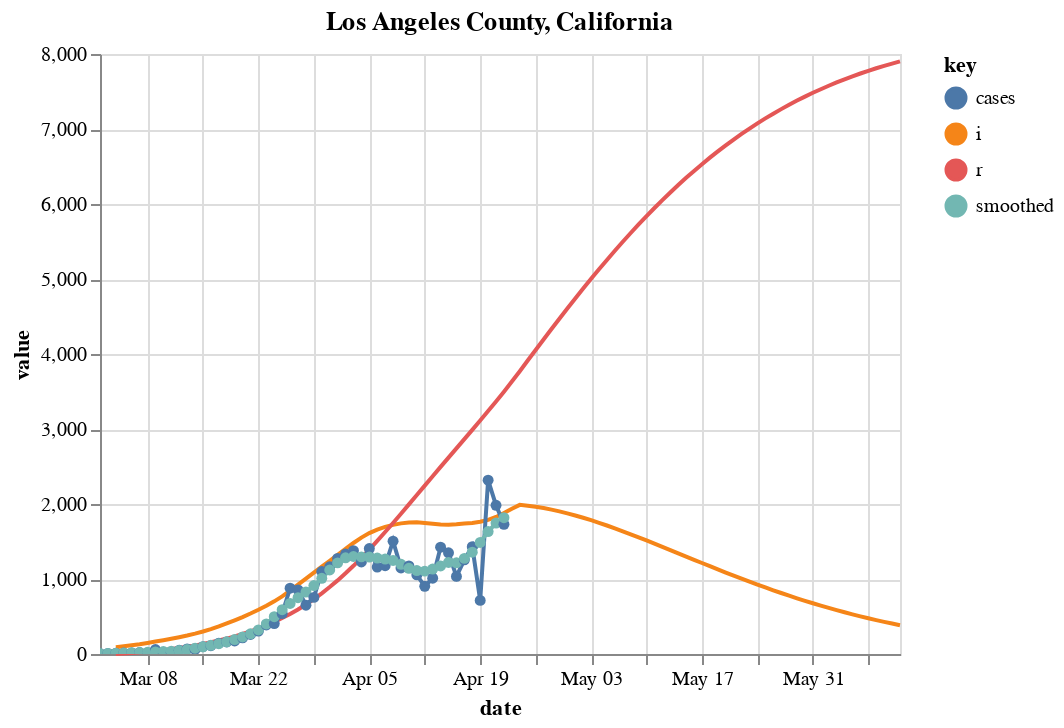

Source (notebook cell):
### Code cell
fm = "prd_ets"
c = [county_state("Los Angeles", "California")]
sir_df = county_sir(c, horizon=50, forecast_method=fm, fudge_factor=9)

# Plot forecast
fig, axes = plt.subplots(nrows=1, ncols=1, figsize=(1200/72,400/72))
fig.set_facecolor('w')
plot_rt_fc(sir_df, axes, c, forecast_method=fm)
plot_actuals_sir(sir_df, str(c[0].county + " County, " + c[0].state))

### Figure 1 — Vega-Lite specification as saved in the notebook (floating-point values rounded to 4 significant figures)
{"config": {"view": {"continuousWidth": 400, "continuousHeight": 300}}, "layer": [{"mark": "line", "encoding": {"color": {"type": "nominal", "field": "key"}, "x": {"type": "temporal", "field": "date"}, "y": {"type": "quantitative", "field": "value"}}, "title": "Los Angeles County, California", "transform": [{"fold": ["i", "r"]}]}, {"mark": {"type": "line", "clip": true, "point": true}, "encoding": {"color": {"type": "nominal", "field": "key"}, "x": {"type": "temporal", "field": "date"}, "y": {"type": "quantitative", "field": "value"}}, "title": "Los Angeles County, California", "transform": [{"fold": ["cases", "smoothed"]}]}], "data": {"name": "data-6ed12c15255bcde4ef083db01296e0d1"}, "$schema": "https://vega.github.io/schema/vega-lite/v4.8.1.json", "datasets": {"data-6ed12c15255bcde4ef083db01296e0d1": [{"date_str": "2020-03-02", "ML": 3.0, "Low_75": 1.3, "High_75": 5.44, "cases": 5.0, "smoothed": 6.0, "date": "2020-03-02T00:00:00", "fcst": 0.0, "prd_lin": 2.923, "prd_spln": 2.538, "prd_ets": null, "prd_loess": 2.865, "s": null, "i": null, "r": null, "b": null}, {"date_str": "2020-03-03", "ML": 3.01, "Low_75": 1.52, "High_75": 4.61, "cases": 7.0, "smoothed": 8.0, "date": "2020-03-03T00:00:00", "fcst": 0.0, "prd_lin": 2.883, "prd_spln": 2.554, "prd_ets": null, "prd_loess": 2.834, "s": null, "i": null, "r": null, "b": null}, {"date_str": "2020-03-04", "ML": 2.88, "Low_75": 1.61, "High_75": 4.15, "cases": 10.0, "smoothed": 10.0, "date": "2020-03-04T00:00:00", "fcst": 0.0, "prd_lin": 2.843, "prd_spln": 2.563, "prd_ets": null, "prd_loess": 2.803, "s": 1671000.0, "i": 90.0, "r": 0.0, "b": 1.231e-07}, {"date_str": "2020-03-05", "ML": 2.73, "Low_75": 1.63, "High_75": 3.8, "cases": 12.0, "smoothed": 12.0, "date": "2020-03-05T00:00:00", "fcst": 0.0, "prd_lin": 2.804, "prd_spln": 2.569, "prd_ets": null, "prd_loess": 2.771, "s": 1671000.0, "i": 102.1, "r": 6.429, "b": 1.231e-07}, {"date_str": "2020-03-06", "ML": 2.9, "Low_75": 1.9, "High_75": 3.85, "cases": 14.0, "smoothed": 17.0, "date": "2020-03-06T00:00:00", "fcst": 0.0, "prd_lin": 2.764, "prd_spln": 2.574, "prd_ets": null, "prd_loess": 2.739, "s": 1671000.0, "i": 115.8, "r": 13.72, "b": 1.167e-07}, {"date_str": "2020-03-07", "ML": 2.72, "Low_75": 1.84, "High_75": 3.53, "cases": 19.0, "smoothed": 20.0, "date": "2020-03-07T00:00:00", "fcst": 0.0, "prd_lin": 2.724, "prd_spln": 2.578, "prd_ets": 2.696, "prd_loess": 2.706, "s": 1671000.0, "i": 130.1, "r": 21.99, "b": 1.239e-07}, {"date_str": "2020-03-08", "ML": 2.56, "Low_75": 1.74, "High_75": 3.24, "cases": 12.0, "smoothed": 23.0, "date": "2020-03-08T00:00:00", "fcst": 0.0, "prd_lin": 2.684, "prd_spln": 2.581, "prd_ets": 2.547, "prd_loess": 2.673, "s": 1671000.0, "i": 147.8, "r": 31.28, "b": 1.163e-07}, {"date_str": "2020-03-09", "ML": 2.47, "Low_75": 1.79, "High_75": 3.13, "cases": 60.0, "smoothed": 27.0, "date": "2020-03-09T00:00:00", "fcst": 0.0, "prd_lin": 2.644, "prd_spln": 2.579, "prd_ets": 2.432, "prd_loess": 2.639, "s": 1671000.0, "i": 165.9, "r": 41.84, "b": 1.094e-07}, {"date_str": "2020-03-10", "ML": 2.42, "Low_75": 1.75, "High_75": 2.97, "cases": 7.0, "smoothed": 32.0, "date": "2020-03-10T00:00:00", "fcst": 0.0, "prd_lin": 2.604, "prd_spln": 2.571, "prd_ets": 2.398, "prd_loess": 2.605, "s": 1671000.0, "i": 184.4, "r": 53.69, "b": 1.056e-07}, {"date_str": "2020-03-11", "ML": 2.38, "Low_75": 1.77, "High_75": 2.88, "cases": 23.0, "smoothed": 38.0, "date": "2020-03-11T00:00:00", "fcst": 0.0, "prd_lin": 2.565, "prd_spln": 2.558, "prd_ets": 2.38, "prd_loess": 2.571, "s": 1671000.0, "i": 203.8, "r": 66.86, "b": 1.034e-07}, {"date_str": "2020-03-12", "ML": 2.43, "Low_75": 1.87, "High_75": 2.88, "cases": 50.0, "smoothed": 48.0, "date": "2020-03-12T00:00:00", "fcst": 0.0, "prd_lin": 2.525, "prd_spln": 2.539, "prd_ets": 2.348, "prd_loess": 2.536, "s": 1671000.0, "i": 224.4, "r": 81.42, "b": 1.017e-07}, {"date_str": "2020-03-13", "ML": 2.45, "Low_75": 1.93, "High_75": 2.85, "cases": 68.0, "smoothed": 60.0, "date": "2020-03-13T00:00:00", "fcst": 0.0, "prd_lin": 2.485, "prd_spln": 2.515, "prd_ets": 2.47, "prd_loess": 2.5, "s": 1671000.0, "i": 246.5, "r": 97.45, "b": 1.039e-07}, {"date_str": "2020-03-14", "ML": 2.51, "Low_75": 2.04, "High_75": 2.87, "cases": 61.0, "smoothed": 77.0, "date": "2020-03-14T00:00:00", "fcst": 0.0, "prd_lin": 2.445, "prd_spln": 2.487, "prd_ets": 2.466, "prd_loess": 2.464, "s": 1671000.0, "i": 271.7, "r": 115.1, "b": 1.047e-07}, {"date_str": "2020-03-15", "ML": 2.52, "Low_75": 2.09, "High_75": 2.84, "cases": 97.0, "smoothed": 96.0, "date": "2020-03-15T00:00:00", "fcst": 0.0, "prd_lin": 2.405, "prd_spln": 2.454, "prd_ets": 2.558, "prd_loess": 2.427, "s": 1671000.0, "i": 299.9, "r": 134.5, "b": 1.073e-07}, {"date_str": "2020-03-16", "ML": 2.48, "Low_75": 2.09, "High_75": 2.77, "cases": 110.0, "smoothed": 116.0, "date": "2020-03-16T00:00:00", "fcst": 0.0, "prd_lin": 2.366, "prd_spln": 2.419, "prd_ets": 2.528, "prd_loess": 2.39, "s": 1671000.0, "i": 332.2, "r": 155.9, "b": 1.077e-07}, {"date_str": "2020-03-17", "ML": 2.43, "Low_75": 2.1, "High_75": 2.71, "cases": 144.0, "smoothed": 138.0, "date": "2020-03-17T00:00:00", "fcst": 0.0, "prd_lin": 2.326, "prd_spln": 2.381, "prd_ets": 2.448, "prd_loess": 2.352, "s": 1671000.0, "i": 368.3, "r": 179.6, "b": 1.06e-07}, {"date_str": "2020-03-18", "ML": 2.37, "Low_75": 2.06, "High_75": 2.62, "cases": 161.0, "smoothed": 163.0, "date": "2020-03-18T00:00:00", "fcst": 0.0, "prd_lin": 2.286, "prd_spln": 2.34, "prd_ets": 2.39, "prd_loess": 2.314, "s": 1671000.0, "i": 407.2, "r": 205.9, "b": 1.039e-07}, {"date_str": "2020-03-19", "ML": 2.33, "Low_75": 2.06, "High_75": 2.57, "cases": 174.0, "smoothed": 192.0, "date": "2020-03-19T00:00:00", "fcst": 0.0, "prd_lin": 2.246, "prd_spln": 2.298, "prd_ets": 2.322, "prd_loess": 2.275, "s": 1671000.0, "i": 448.8, "r": 235.0, "b": 1.013e-07}, {"date_str": "2020-03-20", "ML": 2.3, "Low_75": 2.05, "High_75": 2.52, "cases": 216.0, "smoothed": 228.0, "date": "2020-03-20T00:00:00", "fcst": 0.0, "prd_lin": 2.206, "prd_spln": 2.254, "prd_ets": 2.298, "prd_loess": 2.235, "s": 1671000.0, "i": 492.7, "r": 267.1, "b": 9.962e-08}, {"date_str": "2020-03-21", "ML": 2.28, "Low_75": 2.02, "High_75": 2.46, "cases": 261.0, "smoothed": 269.0, "date": "2020-03-21T00:00:00", "fcst": 0.0, "prd_lin": 2.166, "prd_spln": 2.209, "prd_ets": 2.276, "prd_loess": 2.195, "s": 1670000.0, "i": 539.5, "r": 302.3, "b": 9.834e-08}, {"date_str": "2020-03-22", "ML": 2.27, "Low_75": 2.02, "High_75": 2.43, "cases": 306.0, "smoothed": 321.0, "date": "2020-03-22T00:00:00", "fcst": 0.0, "prd_lin": 2.127, "prd_spln": 2.163, "prd_ets": 2.264, "prd_loess": 2.154, "s": 1670000.0, "i": 589.6, "r": 340.8, "b": 9.749e-08}, {"date_str": "2020-03-23", "ML": 2.33, "Low_75": 2.1, "High_75": 2.48, "cases": 388.0, "smoothed": 401.0, "date": "2020-03-23T00:00:00", "fcst": 0.0, "prd_lin": 2.087, "prd_spln": 2.117, "prd_ets": 2.262, "prd_loess": 2.112, "s": 1670000.0, "i": 643.5, "r": 382.9, "b": 9.707e-08}, {"date_str": "2020-03-24", "ML": 2.37, "Low_75": 2.16, "High_75": 2.51, "cases": 406.0, "smoothed": 498.0, "date": "2020-03-24T00:00:00", "fcst": 0.0, "prd_lin": 2.047, "prd_spln": 2.07, "prd_ets": 2.378, "prd_loess": 2.07, "s": 1670000.0, "i": 701.9, "r": 428.9, "b": 9.964e-08}, {"date_str": "2020-03-25", "ML": 2.33, "Low_75": 2.15, "High_75": 2.47, "cases": 539.0, "smoothed": 591.0, "date": "2020-03-25T00:00:00", "fcst": 0.0, "prd_lin": 2.007, "prd_spln": 2.022, "prd_ets": 2.402, "prd_loess": 2.026, "s": 1670000.0, "i": 768.6, "r": 479.0, "b": 1.014e-07}, {"date_str": "2020-03-26", "ML": 2.23, "Low_75": 2.06, "High_75": 2.36, "cases": 877.0, "smoothed": 674.0, "date": "2020-03-26T00:00:00", "fcst": 0.0, "prd_lin": 1.967, "prd_spln": 1.974, "prd_ets": 2.298, "prd_loess": 1.982, "s": 1670000.0, "i": 843.8, "r": 533.9, "b": 9.965e-08}, {"date_str": "2020-03-27", "ML": 2.12, "Low_75": 1.97, "High_75": 2.25, "cases": 855.0, "smoothed": 751.0, "date": "2020-03-27T00:00:00", "fcst": 0.0, "prd_lin": 1.928, "prd_spln": 1.927, "prd_ets": 2.15, "prd_loess": 1.937, "s": 1670000.0, "i": 923.9, "r": 594.2, "b": 9.538e-08}, {"date_str": "2020-03-28", "ML": 2.02, "Low_75": 1.86, "High_75": 2.13, "cases": 651.0, "smoothed": 826.0, "date": "2020-03-28T00:00:00", "fcst": 0.0, "prd_lin": 1.888, "prd_spln": 1.879, "prd_ets": 2.032, "prd_loess": 1.89, "s": 1670000.0, "i": 1005.0, "r": 660.2, "b": 9.069e-08}, {"date_str": "2020-03-29", "ML": 1.94, "Low_75": 1.79, "High_75": 2.05, "cases": 755.0, "smoothed": 912.0, "date": "2020-03-29T00:00:00", "fcst": 0.0, "prd_lin": 1.848, "prd_spln": 1.832, "prd_ets": 1.94, "prd_loess": 1.842, "s": 1670000.0, "i": 1085.0, "r": 732.0, "b": 8.642e-08}, {"date_str": "2020-03-30", "ML": 1.89, "Low_75": 1.74, "High_75": 1.99, "cases": 1100.0, "smoothed": 1009.0, "date": "2020-03-30T00:00:00", "fcst": 0.0, "prd_lin": 1.808, "prd_spln": 1.784, "prd_ets": 1.876, "prd_loess": 1.791, "s": 1669000.0, "i": 1165.0, "r": 809.5, "b": 8.3e-08}, {"date_str": "2020-03-31", "ML": 1.85, "Low_75": 1.71, "High_75": 1.95, "cases": 1162.0, "smoothed": 1120.0, "date": "2020-03-31T00:00:00", "fcst": 0.0, "prd_lin": 1.768, "prd_spln": 1.738, "prd_ets": 1.85, "prd_loess": 1.735, "s": 1669000.0, "i": 1243.0, "r": 892.7, "b": 8.087e-08}, {"date_str": "2020-04-01", "ML": 1.78, "Low_75": 1.65, "High_75": 1.88, "cases": 1274.0, "smoothed": 1215.0, "date": "2020-04-01T00:00:00", "fcst": 0.0, "prd_lin": 1.728, "prd_spln": 1.691, "prd_ets": 1.818, "prd_loess": 1.683, "s": 1669000.0, "i": 1322.0, "r": 981.4, "b": 7.917e-08}, {"date_str": "2020-04-02", "ML": 1.68, "Low_75": 1.54, "High_75": 1.77, "cases": 1333.0, "smoothed": 1283.0, "date": "2020-04-02T00:00:00", "fcst": 0.0, "prd_lin": 1.689, "prd_spln": 1.646, "prd_ets": 1.724, "prd_loess": 1.634, "s": 1669000.0, "i": 1402.0, "r": 1076.0, "b": 7.618e-08}, {"date_str": "2020-04-03", "ML": 1.54, "Low_75": 1.41, "High_75": 1.63, "cases": 1378.0, "smoothed": 1300.0, "date": "2020-04-03T00:00:00", "fcst": 0.0, "prd_lin": 1.649, "prd_spln": 1.601, "prd_ets": 1.6, "prd_loess": 1.589, "s": 1669000.0, "i": 1480.0, "r": 1176.0, "b": 7.191e-08}, {"date_str": "2020-04-04", "ML": 1.41, "Low_75": 1.27, "High_75": 1.49, "cases": 1228.0, "smoothed": 1295.0, "date": "2020-04-04T00:00:00", "fcst": 0.0, "prd_lin": 1.609, "prd_spln": 1.557, "prd_ets": 1.428, "prd_loess": 1.546, "s": 1668000.0, "i": 1552.0, "r": 1282.0, "b": 6.592e-08}, {"date_str": "2020-04-05", "ML": 1.31, "Low_75": 1.17, "High_75": 1.39, "cases": 1406.0, "smoothed": 1293.0, "date": "2020-04-05T00:00:00", "fcst": 0.0, "prd_lin": 1.569, "prd_spln": 1.514, "prd_ets": 1.306, "prd_loess": 1.505, "s": 1668000.0, "i": 1612.0, "r": 1393.0, "b": 6.036e-08}, {"date_str": "2020-04-06", "ML": 1.22, "Low_75": 1.09, "High_75": 1.31, "cases": 1159.0, "smoothed": 1279.0, "date": "2020-04-06T00:00:00", "fcst": 0.0, "prd_lin": 1.529, "prd_spln": 1.472, "prd_ets": 1.23, "prd_loess": 1.466, "s": 1668000.0, "i": 1659.0, "r": 1508.0, "b": 5.609e-08}, {"date_str": "2020-04-07", "ML": 1.16, "Low_75": 1.02, "High_75": 1.24, "cases": 1178.0, "smoothed": 1266.0, "date": "2020-04-07T00:00:00", "fcst": 0.0, "prd_lin": 1.49, "prd_spln": 1.432, "prd_ets": 1.148, "prd_loess": 1.429, "s": 1668000.0, "i": 1696.0, "r": 1626.0, "b": 5.224e-08}, {"date_str": "2020-04-08", "ML": 1.1, "Low_75": 0.96, "High_75": 1.18, "cases": 1504.0, "smoothed": 1247.0, "date": "2020-04-08T00:00:00", "fcst": 0.0, "prd_lin": 1.45, "prd_spln": 1.392, "prd_ets": 1.112, "prd_loess": 1.394, "s": 1668000.0, "i": 1722.0, "r": 1747.0, "b": 4.967e-08}, {"date_str": "2020-04-09", "ML": 1.01, "Low_75": 0.88, "High_75": 1.1, "cases": 1148.0, "smoothed": 1196.0, "date": "2020-04-09T00:00:00", "fcst": 0.0, "prd_lin": 1.41, "prd_spln": 1.353, "prd_ets": 1.052, "prd_loess": 1.359, "s": 1668000.0, "i": 1742.0, "r": 1870.0, "b": 4.711e-08}, {"date_str": "2020-04-10", "ML": 0.94, "Low_75": 0.81, "High_75": 1.03, "cases": 1175.0, "smoothed": 1143.0, "date": "2020-04-10T00:00:00", "fcst": 0.0, "prd_lin": 1.37, "prd_spln": 1.316, "prd_ets": 0.9381, "prd_loess": 1.326, "s": 1668000.0, "i": 1754.0, "r": 1995.0, "b": 4.326e-08}, {"date_str": "2020-04-11", "ML": 0.92, "Low_75": 0.79, "High_75": 1.01, "cases": 1055.0, "smoothed": 1113.0, "date": "2020-04-11T00:00:00", "fcst": 0.0, "prd_lin": 1.33, "prd_spln": 1.28, "prd_ets": 0.884, "prd_loess": 1.295, "s": 1667000.0, "i": 1756.0, "r": 2120.0, "b": 4.026e-08}, {"date_str": "2020-04-12", "ML": 0.92, "Low_75": 0.81, "High_75": 1.03, "cases": 902.0, "smoothed": 1105.0, "date": "2020-04-12T00:00:00", "fcst": 0.0, "prd_lin": 1.29, "prd_spln": 1.244, "prd_ets": 0.9039, "prd_loess": 1.265, "s": 1667000.0, "i": 1748.0, "r": 2245.0, "b": 3.941e-08}, {"date_str": "2020-04-13", "ML": 0.97, "Low_75": 0.83, "High_75": 1.06, "cases": 1011.0, "smoothed": 1132.0, "date": "2020-04-13T00:00:00", "fcst": 0.0, "prd_lin": 1.251, "prd_spln": 1.21, "prd_ets": 0.92, "prd_loess": 1.236, "s": 1667000.0, "i": 1738.0, "r": 2370.0, "b": 3.941e-08}, {"date_str": "2020-04-14", "ML": 1.04, "Low_75": 0.89, "High_75": 1.12, "cases": 1424.0, "smoothed": 1174.0, "date": "2020-04-14T00:00:00", "fcst": 0.0, "prd_lin": 1.211, "prd_spln": 1.177, "prd_ets": 1.01, "prd_loess": 1.208, "s": 1667000.0, "i": 1728.0, "r": 2494.0, "b": 4.156e-08}, {"date_str": "2020-04-15", "ML": 1.09, "Low_75": 0.97, "High_75": 1.19, "cases": 1349.0, "smoothed": 1221.0, "date": "2020-04-15T00:00:00", "fcst": 0.0, "prd_lin": 1.171, "prd_spln": 1.145, "prd_ets": 1.096, "prd_loess": 1.182, "s": 1667000.0, "i": 1724.0, "r": 2618.0, "b": 4.456e-08}, {"date_str": "2020-04-16", "ML": 1.06, "Low_75": 0.94, "High_75": 1.16, "cases": 1035.0, "smoothed": 1216.0, "date": "2020-04-16T00:00:00", "fcst": 0.0, "prd_lin": 1.131, "prd_spln": 1.114, "prd_ets": 1.13, "prd_loess": 1.157, "s": 1667000.0, "i": 1729.0, "r": 2741.0, "b": 4.671e-08}, {"date_str": "2020-04-17", "ML": 1.12, "Low_75": 1.0, "High_75": 1.22, "cases": 1256.0, "smoothed": 1275.0, "date": "2020-04-17T00:00:00", "fcst": 0.0, "prd_lin": 1.091, "prd_spln": 1.084, "prd_ets": 1.036, "prd_loess": 1.134, "s": 1667000.0, "i": 1740.0, "r": 2865.0, "b": 4.542e-08}, {"date_str": "2020-04-18", "ML": 1.2, "Low_75": 1.07, "High_75": 1.29, "cases": 1431.0, "smoothed": 1358.0, "date": "2020-04-18T00:00:00", "fcst": 0.0, "prd_lin": 1.052, "prd_spln": 1.055, "prd_ets": 1.168, "prd_loess": 1.111, "s": 1667000.0, "i": 1748.0, "r": 2989.0, "b": 4.8e-08}, {"date_str": "2020-04-19", "ML": 1.31, "Low_75": 1.17, "High_75": 1.39, "cases": 715.0, "smoothed": 1488.0, "date": "2020-04-19T00:00:00", "fcst": 0.0, "prd_lin": 1.012, "prd_spln": 1.026, "prd_ets": 1.264, "prd_loess": 1.091, "s": 1666000.0, "i": 1763.0, "r": 3114.0, "b": 5.143e-08}, {"date_str": "2020-04-20", "ML": 1.4, "Low_75": 1.28, "High_75": 1.49, "cases": 2318.0, "smoothed": 1632.0, "date": "2020-04-20T00:00:00", "fcst": 0.0, "prd_lin": 0.9719, "prd_spln": 0.9989, "prd_ets": 1.398, "prd_loess": 1.071, "s": 1666000.0, "i": 1788.0, "r": 3240.0, "b": 5.615e-08}, {"date_str": "2020-04-21", "ML": 1.42, "Low_75": 1.29, "High_75": 1.5, "cases": 1982.0, "smoothed": 1746.0, "date": "2020-04-21T00:00:00", "fcst": 0.0, "prd_lin": 0.9321, "prd_spln": 0.9724, "prd_ets": 1.472, "prd_loess": 1.053, "s": 1666000.0, "i": 1828.0, "r": 3367.0, "b": 6.001e-08}, {"date_str": "2020-04-22", "ML": 1.38, "Low_75": 1.27, "High_75": 1.47, "cases": 1729.0, "smoothed": 1818.0, "date": "2020-04-22T00:00:00", "fcst": 0.0, "prd_lin": 0.9367, "prd_spln": 0.9468, "prd_ets": 1.436, "prd_loess": 1.037, "s": 1666000.0, "i": 1880.0, "r": 3498.0, "b": 6.088e-08}, {"date_str": "2020-04-23", "ML": null, "Low_75": null, "High_75": null, "cases": null, "smoothed": null, "date": "2020-04-23T00:00:00", "fcst": 1.0, "prd_lin": 0.8864, "prd_spln": 0.922, "prd_ets": 1.348, "prd_loess": 1.022, "s": 1666000.0, "i": 1936.0, "r": 3632.0, "b": 5.917e-08}, {"date_str": "2020-04-24", "ML": null, "Low_75": null, "High_75": null, "cases": null, "smoothed": null, "date": "2020-04-24T00:00:00", "fcst": 1.0, "prd_lin": 0.8363, "prd_spln": 0.8979, "prd_ets": 1.323, "prd_loess": 1.008, "s": 1666000.0, "i": 1989.0, "r": 3770.0, "b": 3.953e-08}, {"date_str": "2020-04-25", "ML": null, "Low_75": null, "High_75": null, "cases": null, "smoothed": null, "date": "2020-04-25T00:00:00", "fcst": 1.0, "prd_lin": 0.7864, "prd_spln": 0.8746, "prd_ets": 1.302, "prd_loess": 0.9959, "s": 1665000.0, "i": 1978.0, "r": 3913.0, "b": 3.851e-08}, {"date_str": "2020-04-26", "ML": null, "Low_75": null, "High_75": null, "cases": null, "smoothed": null, "date": "2020-04-26T00:00:00", "fcst": 1.0, "prd_lin": 0.737, "prd_spln": 0.8519, "prd_ets": 1.286, "prd_loess": 0.9851, "s": 1665000.0, "i": 1963.0, "r": 4054.0, "b": 3.751e-08}, {"date_str": "2020-04-27", "ML": null, "Low_75": null, "High_75": null, "cases": null, "smoothed": null, "date": "2020-04-27T00:00:00", "fcst": 1.0, "prd_lin": 0.6882, "prd_spln": 0.83, "prd_ets": 1.273, "prd_loess": 0.9757, "s": 1665000.0, "i": 1946.0, "r": 4194.0, "b": 3.654e-08}, {"date_str": "2020-04-28", "ML": null, "Low_75": null, "High_75": null, "cases": null, "smoothed": null, "date": "2020-04-28T00:00:00", "fcst": 1.0, "prd_lin": 0.6402, "prd_spln": 0.8086, "prd_ets": 1.262, "prd_loess": 0.9676, "s": 1665000.0, "i": 1925.0, "r": 4333.0, "b": 3.56e-08}, {"date_str": "2020-04-29", "ML": null, "Low_75": null, "High_75": null, "cases": null, "smoothed": null, "date": "2020-04-29T00:00:00", "fcst": 1.0, "prd_lin": 0.593, "prd_spln": 0.7879, "prd_ets": 1.254, "prd_loess": 0.9609, "s": 1665000.0, "i": 1902.0, "r": 4470.0, "b": 3.469e-08}, {"date_str": "2020-04-30", "ML": null, "Low_75": null, "High_75": null, "cases": null, "smoothed": null, "date": "2020-04-30T00:00:00", "fcst": 1.0, "prd_lin": 0.5469, "prd_spln": 0.7678, "prd_ets": 1.247, "prd_loess": 0.9555, "s": 1665000.0, "i": 1876.0, "r": 4606.0, "b": 3.38e-08}, {"date_str": "2020-05-01", "ML": null, "Low_75": null, "High_75": null, "cases": null, "smoothed": null, "date": "2020-05-01T00:00:00", "fcst": 1.0, "prd_lin": 0.502, "prd_spln": 0.7482, "prd_ets": 1.242, "prd_loess": 0.9514, "s": 1665000.0, "i": 1847.0, "r": 4740.0, "b": 3.294e-08}, {"date_str": "2020-05-02", "ML": null, "Low_75": null, "High_75": null, "cases": null, "smoothed": null, "date": "2020-05-02T00:00:00", "fcst": 1.0, "prd_lin": 0.4585, "prd_spln": 0.7291, "prd_ets": 1.238, "prd_loess": 0.9486, "s": 1665000.0, "i": 1817.0, "r": 4872.0, "b": 3.21e-08}, {"date_str": "2020-05-03", "ML": null, "Low_75": null, "High_75": null, "cases": null, "smoothed": null, "date": "2020-05-03T00:00:00", "fcst": 1.0, "prd_lin": 0.4165, "prd_spln": 0.7106, "prd_ets": 1.234, "prd_loess": 0.9471, "s": 1665000.0, "i": 1784.0, "r": 5002.0, "b": 3.129e-08}, {"date_str": "2020-05-04", "ML": null, "Low_75": null, "High_75": null, "cases": null, "smoothed": null, "date": "2020-05-04T00:00:00", "fcst": 1.0, "prd_lin": 0.3761, "prd_spln": 0.6925, "prd_ets": 1.232, "prd_loess": 0.9469, "s": 1664000.0, "i": 1749.0, "r": 5129.0, "b": 3.049e-08}, {"date_str": "2020-05-05", "ML": null, "Low_75": null, "High_75": null, "cases": null, "smoothed": null, "date": "2020-05-05T00:00:00", "fcst": 1.0, "prd_lin": 0.3375, "prd_spln": 0.6749, "prd_ets": 1.229, "prd_loess": 0.9479, "s": 1664000.0, "i": 1713.0, "r": 5254.0, "b": 2.972e-08}, {"date_str": "2020-05-06", "ML": null, "Low_75": null, "High_75": null, "cases": null, "smoothed": null, "date": "2020-05-06T00:00:00", "fcst": 1.0, "prd_lin": 0.3009, "prd_spln": 0.6577, "prd_ets": 1.228, "prd_loess": 0.9501, "s": 1664000.0, "i": 1676.0, "r": 5377.0, "b": 2.896e-08}, {"date_str": "2020-05-07", "ML": null, "Low_75": null, "High_75": null, "cases": null, "smoothed": null, "date": "2020-05-07T00:00:00", "fcst": 1.0, "prd_lin": 0.2664, "prd_spln": 0.641, "prd_ets": 1.226, "prd_loess": 0.9535, "s": 1664000.0, "i": 1637.0, "r": 5496.0, "b": 2.823e-08}, {"date_str": "2020-05-08", "ML": null, "Low_75": null, "High_75": null, "cases": null, "smoothed": null, "date": "2020-05-08T00:00:00", "fcst": 1.0, "prd_lin": 0.2342, "prd_spln": 0.6247, "prd_ets": 1.225, "prd_loess": 0.9582, "s": 1664000.0, "i": 1597.0, "r": 5613.0, "b": 2.751e-08}, {"date_str": "2020-05-09", "ML": null, "Low_75": null, "High_75": null, "cases": null, "smoothed": null, "date": "2020-05-09T00:00:00", "fcst": 1.0, "prd_lin": 0.2043, "prd_spln": 0.6088, "prd_ets": 1.224, "prd_loess": 0.964, "s": 1664000.0, "i": 1556.0, "r": 5727.0, "b": 2.681e-08}, {"date_str": "2020-05-10", "ML": null, "Low_75": null, "High_75": null, "cases": null, "smoothed": null, "date": "2020-05-10T00:00:00", "fcst": 1.0, "prd_lin": 0.1769, "prd_spln": 0.5933, "prd_ets": 1.223, "prd_loess": 0.9709, "s": 1664000.0, "i": 1514.0, "r": 5838.0, "b": 2.613e-08}, {"date_str": "2020-05-11", "ML": null, "Low_75": null, "High_75": null, "cases": null, "smoothed": null, "date": "2020-05-11T00:00:00", "fcst": 1.0, "prd_lin": 0.1519, "prd_spln": 0.5781, "prd_ets": 1.223, "prd_loess": 0.979, "s": 1664000.0, "i": 1472.0, "r": 5947.0, "b": 2.547e-08}, {"date_str": "2020-05-12", "ML": null, "Low_75": null, "High_75": null, "cases": null, "smoothed": null, "date": "2020-05-12T00:00:00", "fcst": 1.0, "prd_lin": 0.1292, "prd_spln": 0.5633, "prd_ets": 1.222, "prd_loess": 0.9883, "s": 1664000.0, "i": 1429.0, "r": 6052.0, "b": 2.482e-08}, {"date_str": "2020-05-13", "ML": null, "Low_75": null, "High_75": null, "cases": null, "smoothed": null, "date": "2020-05-13T00:00:00", "fcst": 1.0, "prd_lin": 0.1086, "prd_spln": 0.5488, "prd_ets": 1.222, "prd_loess": 0.9986, "s": 1664000.0, "i": 1386.0, "r": 6154.0, "b": 2.418e-08}, {"date_str": "2020-05-14", "ML": null, "Low_75": null, "High_75": null, "cases": null, "smoothed": null, "date": "2020-05-14T00:00:00", "fcst": 1.0, "prd_lin": 0.09007, "prd_spln": 0.5347, "prd_ets": 1.222, "prd_loess": 1.01, "s": 1664000.0, "i": 1343.0, "r": 6253.0, "b": 2.356e-08}, {"date_str": "2020-05-15", "ML": null, "Low_75": null, "High_75": null, "cases": null, "smoothed": null, "date": "2020-05-15T00:00:00", "fcst": 1.0, "prd_lin": 0.07351, "prd_spln": 0.5209, "prd_ets": 1.221, "prd_loess": 1.023, "s": 1664000.0, "i": 1299.0, "r": 6349.0, "b": 2.296e-08}, {"date_str": "2020-05-16", "ML": null, "Low_75": null, "High_75": null, "cases": null, "smoothed": null, "date": "2020-05-16T00:00:00", "fcst": 1.0, "prd_lin": 0.0588, "prd_spln": 0.5073, "prd_ets": 1.221, "prd_loess": 1.036, "s": 1664000.0, "i": 1256.0, "r": 6441.0, "b": 2.236e-08}, {"date_str": "2020-05-17", "ML": null, "Low_75": null, "High_75": null, "cases": null, "smoothed": null, "date": "2020-05-17T00:00:00", "fcst": 1.0, "prd_lin": 0.04584, "prd_spln": 0.4941, "prd_ets": 1.221, "prd_loess": 1.051, "s": 1664000.0, "i": 1213.0, "r": 6531.0, "b": 2.178e-08}, {"date_str": "2020-05-18", "ML": null, "Low_75": null, "High_75": null, "cases": null, "smoothed": null, "date": "2020-05-18T00:00:00", "fcst": 1.0, "prd_lin": 0.03453, "prd_spln": 0.4812, "prd_ets": 1.221, "prd_loess": 1.066, "s": 1664000.0, "i": 1170.0, "r": 6618.0, "b": 2.122e-08}, {"date_str": "2020-05-19", "ML": null, "Low_75": null, "High_75": null, "cases": null, "smoothed": null, "date": "2020-05-19T00:00:00", "fcst": 1.0, "prd_lin": 0.02476, "prd_spln": 0.4685, "prd_ets": 1.221, "prd_loess": 1.083, "s": 1663000.0, "i": 1128.0, "r": 6701.0, "b": 2.066e-08}, {"date_str": "2020-05-20", "ML": null, "Low_75": null, "High_75": null, "cases": null, "smoothed": null, "date": "2020-05-20T00:00:00", "fcst": 1.0, "prd_lin": 0.01644, "prd_spln": 0.4561, "prd_ets": 1.221, "prd_loess": 1.101, "s": 1663000.0, "i": 1086.0, "r": 6782.0, "b": 2.012e-08}, {"date_str": "2020-05-21", "ML": null, "Low_75": null, "High_75": null, "cases": null, "smoothed": null, "date": "2020-05-21T00:00:00", "fcst": 1.0, "prd_lin": 0.009449, "prd_spln": 0.444, "prd_ets": 1.221, "prd_loess": 1.12, "s": 1663000.0, "i": 1045.0, "r": 6860.0, "b": 1.959e-08}, {"date_str": "2020-05-22", "ML": null, "Low_75": null, "High_75": null, "cases": null, "smoothed": null, "date": "2020-05-22T00:00:00", "fcst": 1.0, "prd_lin": 0.003696, "prd_spln": 0.4321, "prd_ets": 1.221, "prd_loess": 1.139, "s": 1663000.0, "i": 1005.0, "r": 6934.0, "b": 1.906e-08}, {"date_str": "2020-05-23", "ML": null, "Low_75": null, "High_75": null, "cases": null, "smoothed": null, "date": "2020-05-23T00:00:00", "fcst": 1.0, "prd_lin": -0.0009244, "prd_spln": 0.4204, "prd_ets": 1.221, "prd_loess": 1.16, "s": 1663000.0, "i": 964.6, "r": 7006.0, "b": 1.855e-08}, {"date_str": "2020-05-24", "ML": null, "Low_75": null, "High_75": null, "cases": null, "smoothed": null, "date": "2020-05-24T00:00:00", "fcst": 1.0, "prd_lin": -0.004517, "prd_spln": 0.409, "prd_ets": 1.221, "prd_loess": 1.182, "s": 1663000.0, "i": 925.5, "r": 7075.0, "b": 1.805e-08}, {"date_str": "2020-05-25", "ML": null, "Low_75": null, "High_75": null, "cases": null, "smoothed": null, "date": "2020-05-25T00:00:00", "fcst": 1.0, "prd_lin": -0.007184, "prd_spln": 0.3978, "prd_ets": 1.221, "prd_loess": 1.204, "s": 1663000.0, "i": 887.2, "r": 7141.0, "b": 1.756e-08}, {"date_str": "2020-05-26", "ML": null, "Low_75": null, "High_75": null, "cases": null, "smoothed": null, "date": "2020-05-26T00:00:00", "fcst": 1.0, "prd_lin": -0.009027, "prd_spln": 0.3868, "prd_ets": 1.221, "prd_loess": 1.228, "s": 1663000.0, "i": 849.7, "r": 7204.0, "b": 1.708e-08}, {"date_str": "2020-05-27", "ML": null, "Low_75": null, "High_75": null, "cases": null, "smoothed": null, "date": "2020-05-27T00:00:00", "fcst": 1.0, "prd_lin": -0.01011, "prd_spln": 0.3761, "prd_ets": 1.221, "prd_loess": 1.252, "s": 1663000.0, "i": 813.2, "r": 7265.0, "b": 1.661e-08}, {"date_str": "2020-05-28", "ML": null, "Low_75": null, "High_75": null, "cases": null, "smoothed": null, "date": "2020-05-28T00:00:00", "fcst": 1.0, "prd_lin": -0.01049, "prd_spln": 0.3655, "prd_ets": 1.221, "prd_loess": 1.278, "s": 1663000.0, "i": 777.5, "r": 7323.0, "b": 1.615e-08}, {"date_str": "2020-05-29", "ML": null, "Low_75": null, "High_75": null, "cases": null, "smoothed": null, "date": "2020-05-29T00:00:00", "fcst": 1.0, "prd_lin": -0.01021, "prd_spln": 0.3551, "prd_ets": 1.221, "prd_loess": 1.304, "s": 1663000.0, "i": 742.9, "r": 7379.0, "b": 1.57e-08}, {"date_str": "2020-05-30", "ML": null, "Low_75": null, "High_75": null, "cases": null, "smoothed": null, "date": "2020-05-30T00:00:00", "fcst": 1.0, "prd_lin": -0.00931, "prd_spln": 0.345, "prd_ets": 1.221, "prd_loess": 1.331, "s": 1663000.0, "i": 709.2, "r": 7432.0, "b": 1.525e-08}, {"date_str": "2020-05-31", "ML": null, "Low_75": null, "High_75": null, "cases": null, "smoothed": null, "date": "2020-05-31T00:00:00", "fcst": 1.0, "prd_lin": -0.007845, "prd_spln": 0.335, "prd_ets": 1.221, "prd_loess": 1.359, "s": 1663000.0, "i": 676.6, "r": 7482.0, "b": 1.482e-08}, {"date_str": "2020-06-01", "ML": null, "Low_75": null, "High_75": null, "cases": null, "smoothed": null, "date": "2020-06-01T00:00:00", "fcst": 1.0, "prd_lin": -0.00586, "prd_spln": 0.3252, "prd_ets": 1.221, "prd_loess": 1.388, "s": 1663000.0, "i": 644.9, "r": 7531.0, "b": 1.439e-08}, {"date_str": "2020-06-02", "ML": null, "Low_75": null, "High_75": null, "cases": null, "smoothed": null, "date": "2020-06-02T00:00:00", "fcst": 1.0, "prd_lin": -0.003403, "prd_spln": 0.3156, "prd_ets": 1.221, "prd_loess": 1.418, "s": 1663000.0, "i": 614.3, "r": 7577.0, "b": 1.397e-08}, {"date_str": "2020-06-03", "ML": null, "Low_75": null, "High_75": null, "cases": null, "smoothed": null, "date": "2020-06-03T00:00:00", "fcst": 1.0, "prd_lin": -0.0005208, "prd_spln": 0.3061, "prd_ets": 1.221, "prd_loess": 1.449, "s": 1663000.0, "i": 584.7, "r": 7621.0, "b": 1.355e-08}, {"date_str": "2020-06-04", "ML": null, "Low_75": null, "High_75": null, "cases": null, "smoothed": null, "date": "2020-06-04T00:00:00", "fcst": 1.0, "prd_lin": 0.002739, "prd_spln": 0.2968, "prd_ets": 1.221, "prd_loess": 1.48, "s": 1663000.0, "i": 556.1, "r": 7662.0, "b": 1.315e-08}, {"date_str": "2020-06-05", "ML": null, "Low_75": null, "High_75": null, "cases": null, "smoothed": null, "date": "2020-06-05T00:00:00", "fcst": 1.0, "prd_lin": 0.00633, "prd_spln": 0.2877, "prd_ets": 1.221, "prd_loess": 1.513, "s": 1663000.0, "i": 528.5, "r": 7702.0, "b": 1.275e-08}, {"date_str": "2020-06-06", "ML": null, "Low_75": null, "High_75": null, "cases": null, "smoothed": null, "date": "2020-06-06T00:00:00", "fcst": 1.0, "prd_lin": 0.01021, "prd_spln": 0.2787, "prd_ets": 1.221, "prd_loess": 1.546, "s": 1663000.0, "i": 502.0, "r": 7740.0, "b": 1.236e-08}, {"date_str": "2020-06-07", "ML": null, "Low_75": null, "High_75": null, "cases": null, "smoothed": null, "date": "2020-06-07T00:00:00", "fcst": 1.0, "prd_lin": 0.01432, "prd_spln": 0.2699, "prd_ets": 1.221, "prd_loess": 1.58, "s": 1663000.0, "i": 476.4, "r": 7776.0, "b": 1.197e-08}, {"date_str": "2020-06-08", "ML": null, "Low_75": null, "High_75": null, "cases": null, "smoothed": null, "date": "2020-06-08T00:00:00", "fcst": 1.0, "prd_lin": 0.01862, "prd_spln": 0.2613, "prd_ets": 1.221, "prd_loess": 1.615, "s": 1663000.0, "i": 451.9, "r": 7810.0, "b": 1.159e-08}, {"date_str": "2020-06-09", "ML": null, "Low_75": null, "High_75": null, "cases": null, "smoothed": null, "date": "2020-06-09T00:00:00", "fcst": 1.0, "prd_lin": 0.02306, "prd_spln": 0.2527, "prd_ets": 1.221, "prd_loess": 1.651, "s": 1663000.0, "i": 428.3, "r": 7842.0, "b": 1.122e-08}, {"date_str": "2020-06-10", "ML": null, "Low_75": null, "High_75": null, "cases": null, "smoothed": null, "date": "2020-06-10T00:00:00", "fcst": 1.0, "prd_lin": 0.02759, "prd_spln": 0.2444, "prd_ets": 1.221, "prd_loess": 1.687, "s": 1663000.0, "i": 405.7, "r": 7873.0, "b": 1.086e-08}, {"date_str": "2020-06-11", "ML": null, "Low_75": null, "High_75": null, "cases": null, "smoothed": null, "date": "2020-06-11T00:00:00", "fcst": 1.0, "prd_lin": 0.03218, "prd_spln": 0.2361, "prd_ets": 1.221, "prd_loess": 1.725, "s": 1663000.0, "i": 384.1, "r": 7902.0, "b": 1.05e-08}]}}
